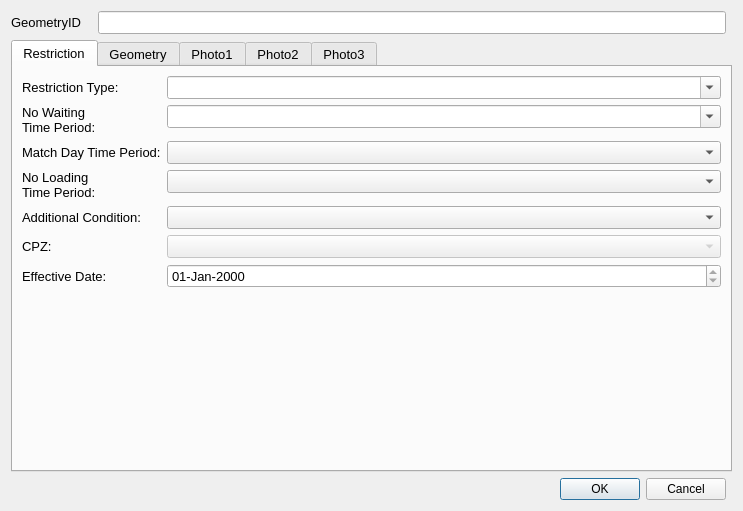
<?xml version="1.0" encoding="UTF-8"?>
<ui version="4.0">
 <class>restrictionDialog</class>
 <widget class="QDialog" name="restrictionDialog">
  <property name="geometry">
   <rect>
    <x>0</x>
    <y>0</y>
    <width>743</width>
    <height>511</height>
   </rect>
  </property>
  <property name="sizePolicy">
   <sizepolicy hsizetype="Fixed" vsizetype="Fixed">
    <horstretch>0</horstretch>
    <verstretch>0</verstretch>
   </sizepolicy>
  </property>
  <property name="minimumSize">
   <size>
    <width>0</width>
    <height>0</height>
   </size>
  </property>
  <property name="maximumSize">
   <size>
    <width>750</width>
    <height>550</height>
   </size>
  </property>
  <property name="font">
   <font>
    <family>Arial</family>
   </font>
  </property>
  <property name="contextMenuPolicy">
   <enum>Qt::NoContextMenu</enum>
  </property>
  <property name="windowTitle">
   <string>Dialog</string>
  </property>
  <property name="sizeGripEnabled">
   <bool>false</bool>
  </property>
  <layout class="QGridLayout" name="gridLayout_7">
   <item row="0" column="0">
    <layout class="QGridLayout" name="gridLayout_6">
     <item row="0" column="0">
      <widget class="QLabel" name="label">
       <property name="minimumSize">
        <size>
         <width>81</width>
         <height>16</height>
        </size>
       </property>
       <property name="font">
        <font>
         <pointsize>10</pointsize>
        </font>
       </property>
       <property name="text">
        <string>GeometryID</string>
       </property>
      </widget>
     </item>
     <item row="0" column="1">
      <widget class="QLineEdit" name="GeometryID">
       <property name="font">
        <font>
         <pointsize>10</pointsize>
        </font>
       </property>
       <property name="inputMask">
        <string/>
       </property>
       <property name="readOnly">
        <bool>true</bool>
       </property>
       <property name="placeholderText">
        <string/>
       </property>
      </widget>
     </item>
    </layout>
   </item>
   <item row="1" column="0" colspan="2">
    <widget class="QTabWidget" name="tabWidget">
     <property name="minimumSize">
      <size>
       <width>0</width>
       <height>0</height>
      </size>
     </property>
     <property name="font">
      <font>
       <pointsize>10</pointsize>
      </font>
     </property>
     <property name="cursor">
      <cursorShape>IBeamCursor</cursorShape>
     </property>
     <property name="mouseTracking">
      <bool>true</bool>
     </property>
     <property name="acceptDrops">
      <bool>true</bool>
     </property>
     <property name="currentIndex">
      <number>0</number>
     </property>
     <widget class="QWidget" name="Supply">
      <property name="focusPolicy">
       <enum>Qt::NoFocus</enum>
      </property>
      <attribute name="title">
       <string>Restriction</string>
      </attribute>
      <layout class="QFormLayout" name="formLayout">
       <property name="fieldGrowthPolicy">
        <enum>QFormLayout::AllNonFixedFieldsGrow</enum>
       </property>
       <item row="0" column="0">
        <widget class="QLabel" name="lbl_RestrictionType">
         <property name="minimumSize">
          <size>
           <width>90</width>
           <height>16</height>
          </size>
         </property>
         <property name="font">
          <font>
           <pointsize>10</pointsize>
          </font>
         </property>
         <property name="text">
          <string>Restriction Type:</string>
         </property>
        </widget>
       </item>
       <item row="0" column="1">
        <widget class="QComboBox" name="RestrictionTypeID">
         <property name="editable">
          <bool>true</bool>
         </property>
        </widget>
       </item>
       <item row="1" column="0">
        <widget class="QLabel" name="lbl_WaitingTimePeriod">
         <property name="minimumSize">
          <size>
           <width>90</width>
           <height>16</height>
          </size>
         </property>
         <property name="font">
          <font>
           <pointsize>10</pointsize>
          </font>
         </property>
         <property name="text">
          <string>No Waiting Time Period:</string>
         </property>
         <property name="wordWrap">
          <bool>true</bool>
         </property>
        </widget>
       </item>
       <item row="1" column="1">
        <widget class="QComboBox" name="NoWaitingTimeID">
         <property name="editable">
          <bool>true</bool>
         </property>
        </widget>
       </item>
       <item row="4" column="0">
        <widget class="QLabel" name="lbl_WaitingTimePeriod_2">
         <property name="minimumSize">
          <size>
           <width>90</width>
           <height>16</height>
          </size>
         </property>
         <property name="font">
          <font>
           <pointsize>10</pointsize>
          </font>
         </property>
         <property name="text">
          <string>No Loading Time Period:</string>
         </property>
         <property name="wordWrap">
          <bool>true</bool>
         </property>
        </widget>
       </item>
       <item row="4" column="1">
        <widget class="QComboBox" name="NoLoadingTimeID"/>
       </item>
       <item row="6" column="0">
        <widget class="QLabel" name="lbl_CPZ">
         <property name="text">
          <string>CPZ:</string>
         </property>
        </widget>
       </item>
       <item row="6" column="1">
        <widget class="QComboBox" name="CPZ">
         <property name="enabled">
          <bool>false</bool>
         </property>
        </widget>
       </item>
       <item row="8" column="1">
        <widget class="QgsDateTimeEdit" name="OpenDate">
         <property name="readOnly">
          <bool>true</bool>
         </property>
         <property name="displayFormat">
          <string>dd-MMM-yyyy</string>
         </property>
        </widget>
       </item>
       <item row="5" column="1">
        <widget class="QComboBox" name="AdditionalConditionID"/>
       </item>
       <item row="5" column="0">
        <widget class="QLabel" name="label_2">
         <property name="text">
          <string>Additional Condition:</string>
         </property>
        </widget>
       </item>
       <item row="8" column="0">
        <widget class="QLabel" name="lbl_OpenDate">
         <property name="text">
          <string>Effective Date:</string>
         </property>
        </widget>
       </item>
       <item row="2" column="0">
        <widget class="QLabel" name="label_3">
         <property name="text">
          <string>Match Day Time Period:</string>
         </property>
         <property name="wordWrap">
          <bool>true</bool>
         </property>
        </widget>
       </item>
       <item row="2" column="1">
        <widget class="QComboBox" name="MatchDayTimePeriodID"/>
       </item>
      </layout>
     </widget>
     <widget class="QWidget" name="tab">
      <attribute name="title">
       <string>Geometry</string>
      </attribute>
      <layout class="QGridLayout" name="gridLayout_2">
       <item row="4" column="5">
        <widget class="QLineEdit" name="AzimuthToRoadCentreLine">
         <property name="text">
          <string/>
         </property>
        </widget>
       </item>
       <item row="4" column="6">
        <widget class="QToolButton" name="toolButton_2">
         <property name="text">
          <string>...</string>
         </property>
        </widget>
       </item>
       <item row="2" column="0">
        <widget class="QLabel" name="lbl_USRN">
         <property name="minimumSize">
          <size>
           <width>90</width>
           <height>16</height>
          </size>
         </property>
         <property name="font">
          <font>
           <pointsize>10</pointsize>
          </font>
         </property>
         <property name="text">
          <string>USRN:</string>
         </property>
        </widget>
       </item>
       <item row="2" column="3" colspan="3">
        <widget class="QLineEdit" name="USRN"/>
       </item>
       <item row="6" column="0">
        <widget class="QLabel" name="label_6">
         <property name="text">
          <string>Last Update Date:</string>
         </property>
        </widget>
       </item>
       <item row="6" column="3" colspan="2">
        <widget class="QDateTimeEdit" name="Lines_DateTime">
         <property name="readOnly">
          <bool>true</bool>
         </property>
        </widget>
       </item>
       <item row="0" column="3" colspan="2">
        <widget class="QLineEdit" name="RestrictionLength">
         <property name="font">
          <font>
           <pointsize>10</pointsize>
          </font>
         </property>
         <property name="readOnly">
          <bool>true</bool>
         </property>
        </widget>
       </item>
       <item row="7" column="3">
        <widget class="QLineEdit" name="Surveyor">
         <property name="readOnly">
          <bool>true</bool>
         </property>
        </widget>
       </item>
       <item row="7" column="0">
        <widget class="QLabel" name="label_7">
         <property name="text">
          <string>Last Change By:</string>
         </property>
        </widget>
       </item>
       <item row="0" column="0">
        <widget class="QLabel" name="label_5">
         <property name="font">
          <font>
           <pointsize>10</pointsize>
          </font>
         </property>
         <property name="text">
          <string>Length (m):</string>
         </property>
        </widget>
       </item>
       <item row="1" column="0">
        <widget class="QLabel" name="lbl_RoadName">
         <property name="minimumSize">
          <size>
           <width>90</width>
           <height>16</height>
          </size>
         </property>
         <property name="font">
          <font>
           <pointsize>10</pointsize>
          </font>
         </property>
         <property name="text">
          <string>Road Name:</string>
         </property>
        </widget>
       </item>
       <item row="1" column="3" colspan="3">
        <widget class="QLineEdit" name="RoadName"/>
       </item>
       <item row="3" column="0">
        <widget class="QLabel" name="lbl_GeometryType">
         <property name="minimumSize">
          <size>
           <width>90</width>
           <height>16</height>
          </size>
         </property>
         <property name="font">
          <font>
           <pointsize>10</pointsize>
          </font>
         </property>
         <property name="text">
          <string>Geometry Type</string>
         </property>
        </widget>
       </item>
       <item row="3" column="3" colspan="3">
        <widget class="QComboBox" name="GeomShapeID">
         <property name="editable">
          <bool>false</bool>
         </property>
         <property name="currentIndex">
          <number>-1</number>
         </property>
        </widget>
       </item>
       <item row="4" column="4">
        <widget class="QLabel" name="lbl_AzToRoadCL">
         <property name="minimumSize">
          <size>
           <width>90</width>
           <height>16</height>
          </size>
         </property>
         <property name="font">
          <font>
           <pointsize>10</pointsize>
          </font>
         </property>
         <property name="text">
          <string>Direction to Road Centreline:</string>
         </property>
         <property name="wordWrap">
          <bool>true</bool>
         </property>
        </widget>
       </item>
       <item row="9" column="0">
        <widget class="QLabel" name="lbl_RoadName_2">
         <property name="minimumSize">
          <size>
           <width>90</width>
           <height>16</height>
          </size>
         </property>
         <property name="font">
          <font>
           <pointsize>10</pointsize>
          </font>
         </property>
         <property name="text">
          <string>RestrictionID:</string>
         </property>
        </widget>
       </item>
       <item row="9" column="3">
        <widget class="QLineEdit" name="RestrictionID"/>
       </item>
       <item row="5" column="0">
        <widget class="QLabel" name="label_8">
         <property name="text">
          <string>Capacity:</string>
         </property>
        </widget>
       </item>
       <item row="5" column="3">
        <widget class="QLineEdit" name="Capacity"/>
       </item>
      </layout>
     </widget>
     <widget class="QWidget" name="Photo1">
      <attribute name="title">
       <string>Photo1</string>
      </attribute>
      <layout class="QGridLayout" name="gridLayout">
       <item row="0" column="0">
        <widget class="QLabel" name="Photo_Widget_01">
         <property name="sizePolicy">
          <sizepolicy hsizetype="Fixed" vsizetype="Fixed">
           <horstretch>0</horstretch>
           <verstretch>0</verstretch>
          </sizepolicy>
         </property>
         <property name="maximumSize">
          <size>
           <width>640</width>
           <height>480</height>
          </size>
         </property>
         <property name="autoFillBackground">
          <bool>true</bool>
         </property>
         <property name="text">
          <string>Photo not found</string>
         </property>
         <property name="scaledContents">
          <bool>true</bool>
         </property>
        </widget>
       </item>
      </layout>
     </widget>
     <widget class="QWidget" name="Photo2">
      <attribute name="title">
       <string>Photo2</string>
      </attribute>
      <layout class="QGridLayout" name="gridLayout_3">
       <item row="0" column="0">
        <widget class="QLabel" name="Photo_Widget_02">
         <property name="sizePolicy">
          <sizepolicy hsizetype="Fixed" vsizetype="Fixed">
           <horstretch>0</horstretch>
           <verstretch>0</verstretch>
          </sizepolicy>
         </property>
         <property name="maximumSize">
          <size>
           <width>640</width>
           <height>480</height>
          </size>
         </property>
         <property name="autoFillBackground">
          <bool>true</bool>
         </property>
         <property name="text">
          <string>Photo not found</string>
         </property>
        </widget>
       </item>
      </layout>
     </widget>
     <widget class="QWidget" name="Photo3">
      <attribute name="title">
       <string>Photo3</string>
      </attribute>
      <layout class="QGridLayout" name="gridLayout_4">
       <item row="0" column="0">
        <widget class="QLabel" name="Photo_Widget_03">
         <property name="sizePolicy">
          <sizepolicy hsizetype="Fixed" vsizetype="Fixed">
           <horstretch>0</horstretch>
           <verstretch>0</verstretch>
          </sizepolicy>
         </property>
         <property name="maximumSize">
          <size>
           <width>640</width>
           <height>480</height>
          </size>
         </property>
         <property name="autoFillBackground">
          <bool>true</bool>
         </property>
         <property name="text">
          <string>Photo not found</string>
         </property>
        </widget>
       </item>
      </layout>
     </widget>
    </widget>
   </item>
   <item row="2" column="0">
    <widget class="QDialogButtonBox" name="button_box">
     <property name="standardButtons">
      <set>QDialogButtonBox::Cancel|QDialogButtonBox::Ok</set>
     </property>
    </widget>
   </item>
  </layout>
 </widget>
 <customwidgets>
  <customwidget>
   <class>QgsDateTimeEdit</class>
   <extends>QDateTimeEdit</extends>
   <header>qgsdatetimeedit.h</header>
  </customwidget>
 </customwidgets>
 <resources/>
 <connections>
  <connection>
   <sender>button_box</sender>
   <signal>accepted()</signal>
   <receiver>restrictionDialog</receiver>
   <slot>accept()</slot>
   <hints>
    <hint type="sourcelabel">
     <x>363</x>
     <y>510</y>
    </hint>
    <hint type="destinationlabel">
     <x>366</x>
     <y>265</y>
    </hint>
   </hints>
  </connection>
  <connection>
   <sender>button_box</sender>
   <signal>rejected()</signal>
   <receiver>restrictionDialog</receiver>
   <slot>reject()</slot>
   <hints>
    <hint type="sourcelabel">
     <x>363</x>
     <y>510</y>
    </hint>
    <hint type="destinationlabel">
     <x>366</x>
     <y>265</y>
    </hint>
   </hints>
  </connection>
 </connections>
</ui>
